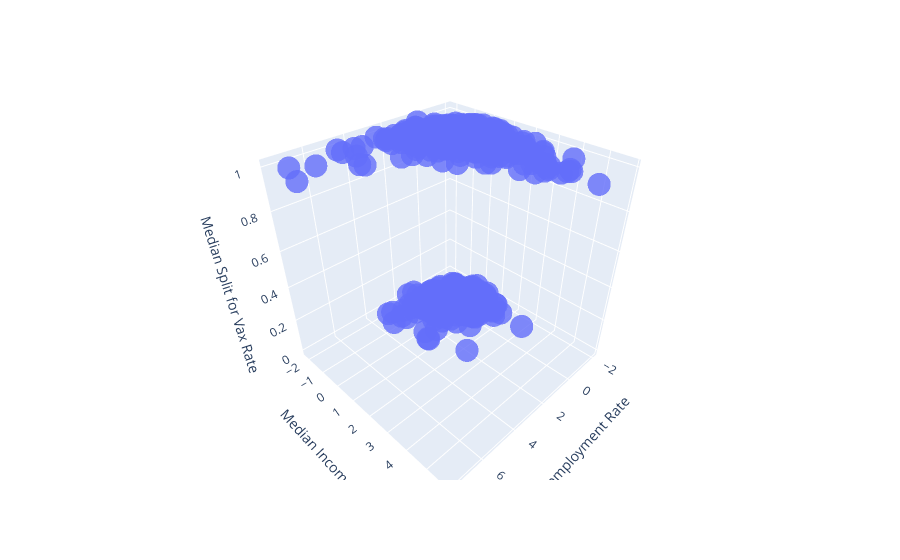

The cell this chart's notebook holds for it:
### Code cell
# Creating 3D scatterplot of predicting case rate
# Create a 3D scatter plot with predictions


fig_vax = px.scatter_3d(df_xyz_vax, x="X_vax", y="y_vax", z="z_vax", 
                 opacity=0.8,
                 labels=dict(X_vax="Unemployment Rate", 
                             y_vax="Median Income",
                             z_vax="Median Split for Vax Rate",))
fig_vax.show()

### Figure 1 — Plotly figure (JSON) as saved in the notebook; plotly's stock layout.template omitted (floating-point values rounded to 4 significant figures; data arrays with more than 128 entries replaced by an {"elided": "..."} marker saying what was removed)
{"data": [{"hovertemplate": "Unemployment Rate=%{x}<br>Median Income=%{y}<br>Median Split for Vax Rate=%{z}<extra></extra>", "legendgroup": "", "marker": {"color": "#636efa", "opacity": 0.8, "symbol": "circle"}, "mode": "markers", "name": "", "scene": "scene", "showlegend": false, "type": "scatter3d", "x": {"elided": "779 float values"}, "y": {"elided": "779 float values"}, "z": {"elided": "779 int values"}}], "layout": {"legend": {"tracegroupgap": 0}, "margin": {"t": 60}, "scene": {"domain": {"x": [0, 1], "y": [0, 1]}, "xaxis": {"title": {"text": "Unemployment Rate"}}, "yaxis": {"title": {"text": "Median Income"}}, "zaxis": {"title": {"text": "Median Split for Vax Rate"}}}}}
